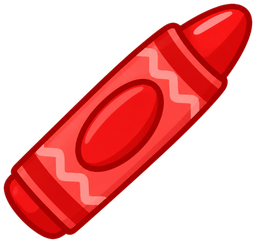
#> input picture assets/drawing/tool_crayon.png, 256 x 243 px, shrunk from 789 x 749 before the run
$ python remove-bg-smooth.py ../../../assets/drawing --dir ../../../assets/drawing
#> lines starting #> are read from the running program, lines starting #| are printed output that depends on the picture; after the words box and inside, x2 and y2 are one past the last pixel; in counts of white or black regions, pixels touching at a corner belong together
#!/usr/bin/env python3
"""
Smooth Transparent Image Background Remover & Anti-Aliasing Tool.

Uses 4x Supersampling, Connected-Component Background Floodfill,
Signed Distance Field (SDF) Edge Matting, and Color De-fringing to produce
ultra-smooth, high-quality transparent PNGs without jagged edges or white halos.

Requirements:
    pip install pillow numpy scipy

Usage:
    python3 remove_bg_smooth.py input.png [output.png]
    python3 remove_bg_smooth.py --dir /path/to/images/ [--out /path/to/output/]
"""

import sys
import os
import argparse
import numpy as np
from PIL import Image
import scipy.ndimage as ndimage


def remove_background_smooth(
    src_path: str,
    dst_path: str,
    scale: int = 4,
    color_threshold: float = 20.0,
    feather_width_px: float = 3.5,
    inset_shift_px: float = 1.2,
    crop_padding: int = 8,
):
    """
    Removes background and produces smooth, anti-aliased RGBA cutout.

    :param src_path: Path to input image (RGB or RGBA)
    :param dst_path: Path to save transparent PNG
    :param scale: Supersampling factor (default 4x for vector-like edges)
    :param color_threshold: Distance threshold for identifying background color
    :param feather_width_px: Soft transition width in supersampled space
    :param inset_shift_px: Inset shift in 1x space to cut cleanly into border stroke
    :param crop_padding: Padding around tight bounding box
    """
#> called with src_path = '../../../assets/drawing/tool_crayon.png', dst_path = '../../../assets/drawing/tool_crayon.png', scale = 4, color_threshold = 20, feather_width_px = 3.5, inset_shift_px = 1.2, crop_padding = 8
    img = Image.open(src_path).convert("RGB")
    w, h = img.size
#> w = 256; h = 243

    # 1. Supersample 4x using high-quality Lanczos resampling
    high_img = img.resize((w * scale, h * scale), Image.Resampling.LANCZOS)
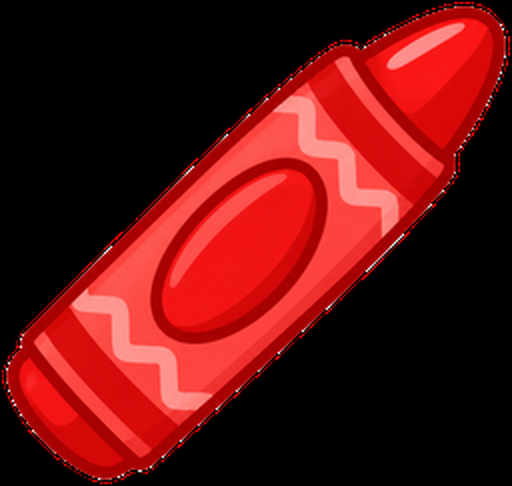
#> high_img: PIL image 1024x972 RGB (shown at 1/2 size); mean R, G, B 95.1, 17.2, 16.4
    arr = np.array(high_img).astype(np.float64)

    # 2. Sample outer corner regions to get true background color
    margin = 8 * scale
    corners = np.vstack([
        arr[0:margin, 0:margin, :3].reshape(-1, 3),
        arr[0:margin, -margin:, :3].reshape(-1, 3),
        arr[-margin:, 0:margin, :3].reshape(-1, 3),
        arr[-margin:, -margin:, :3].reshape(-1, 3),
    ])
    bg_color = np.median(corners, axis=0)
#> bg_color = [0, 0, 0]

    # 3. Calculate Euclidean color distance from background
    diff = np.sqrt(np.sum((arr[:, :, :3] - bg_color) ** 2, axis=2))

    # 4. Connected-component floodfill starting strictly from outer border
    # (Prevents erasing white details inside the foreground object like eyes/teeth)
    is_bg = diff < color_threshold
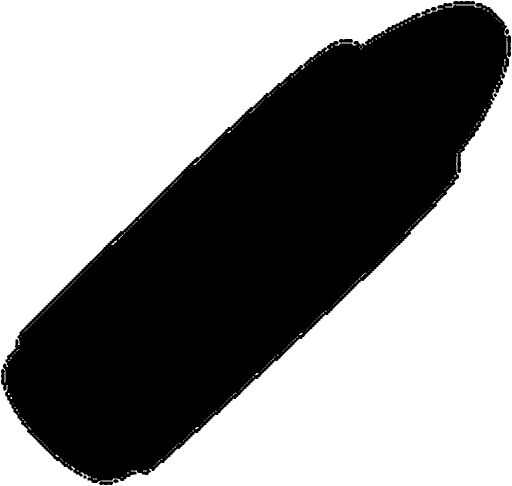
#> is_bg: shape (972, 1024) bool (shown at 1/2 size); 55.9% white; 9 black regions, largest, box (x1, y1, x2, y2) and area: (2, 6, 1022, 966) 438278, (906, 2, 950, 9) 286, (678, 78, 706, 86) 186
    structure = ndimage.generate_binary_structure(2, 2)
    labeled, _ = ndimage.label(is_bg, structure=structure)
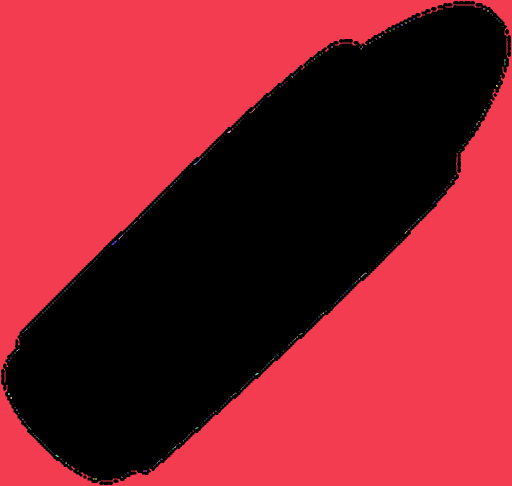
#> labeled: shape (972, 1024) int32 (shown at 1/2 size); 342 distinct labels, from 0 to 341; one colour per label, 0 black

    border_labels = np.unique(
        np.concatenate([
            labeled[0, :],
            labeled[-1, :],
            labeled[:, 0],
            labeled[:, -1],
        ])
    )
#> border_labels = [1]
    border_labels = border_labels[border_labels > 0]
    outer_bg = np.isin(labeled, border_labels)
#> outer_bg: shape (972, 1024) bool; 55.7% white; 9 black regions, largest, box (x1, y1, x2, y2) and area: (2, 6, 1022, 966) 439867, (906, 2, 950, 9) 286, (678, 78, 706, 86) 186
    fg_mask = ~outer_bg

    # 5. High precision Signed Distance Field (SDF) in supersampled space
    dist_outside = ndimage.distance_transform_edt(outer_bg)
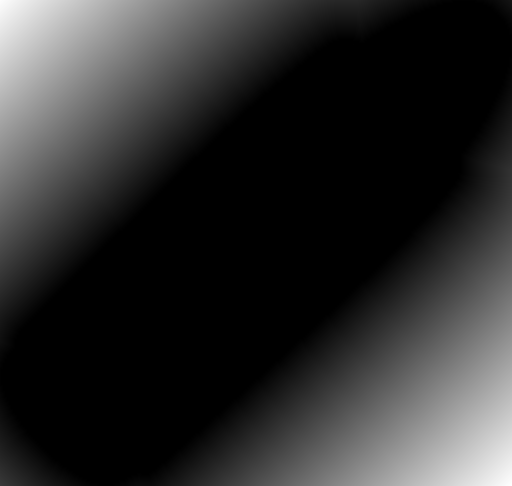
#> dist_outside: shape (972, 1024) float64 (shown at 1/2 size); min 0, max 502.1, mean 87.4; drawn with min black and max white
    dist_inside = ndimage.distance_transform_edt(fg_mask)
    sdf = dist_inside - dist_outside
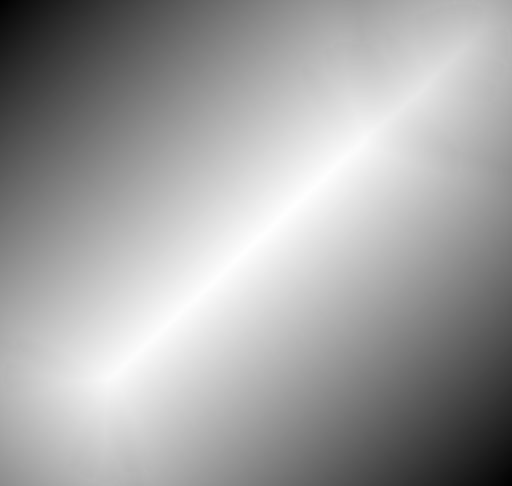
#> sdf: shape (972, 1024) float64 (shown at 1/2 size); min -502.1, max 202.3, mean -49.4; drawn with min black and max white

    # 6. Smoothstep (Hermite S-curve 3t^2 - 2t^3) alpha falloff
    feather_scaled = feather_width_px * scale
    inset_scaled = inset_shift_px * scale

    t = np.clip(
        (sdf - inset_scaled + feather_scaled / 2.0) / feather_scaled, 0.0, 1.0
    )
    alpha = (t * t * (3.0 - 2.0 * t)) * 255.0

    # 7. Color Decontamination / Defringing:
    # Extends the object's clean edge color outward to eliminate white halos/fringes
    solid_fg = sdf >= (inset_scaled + 1.0 * scale)
#> solid_fg: shape (972, 1024) bool; 41.3% white; 1 white region, box (x1, y1, x2, y2) and area: (19, 19, 1010, 957) 410595
    if np.any(solid_fg):
        nearest_coords = ndimage.distance_transform_edt(
            ~solid_fg, return_distances=False, return_indices=True
        )
        decontaminated_rgb = arr[nearest_coords[0], nearest_coords[1], :3]
        blend_weight = np.clip(
            (sdf - inset_scaled + feather_scaled) / (feather_scaled * 1.5),
            0.0,
            1.0,
        )[:, :, np.newaxis]
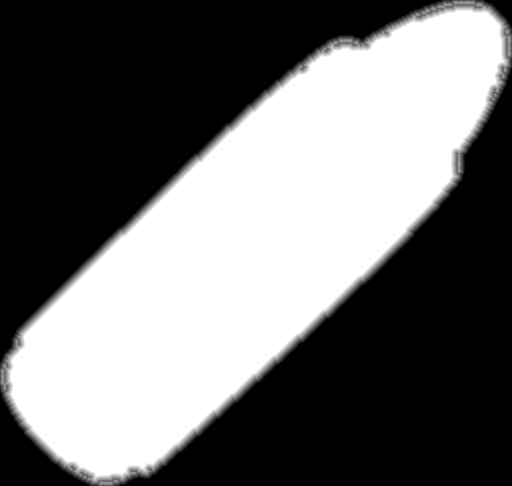
#> blend_weight: shape (972, 1024, 1) float64 (shown at 1/2 size); min 0, max 1, mean 0.438
        final_rgb = arr * blend_weight + decontaminated_rgb * (
            1.0 - blend_weight
        )
    else:
        final_rgb = arr

    out_4x = np.zeros((h * scale, w * scale, 4), dtype=np.uint8)
    out_4x[:, :, :3] = np.clip(final_rgb, 0, 255).astype(np.uint8)
    out_4x[:, :, 3] = np.clip(alpha, 0, 255).astype(np.uint8)

    img_4x = Image.fromarray(out_4x, mode="RGBA")

    # 8. Downsample back to target 1x resolution with Lanczos Anti-Aliasing
    final_img = img_4x.resize((w, h), Image.Resampling.LANCZOS)
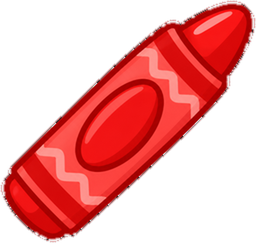
#> final_img: PIL image 256x243 RGBA; mean R, G, B, A 96.4, 17.8, 17, 108.6; transparent parts drawn white

    # 9. Crop to tight bounding box with padding
    bbox = final_img.getbbox()
#> bbox = (0, 0, 256, 243)
    if bbox:
        crop_box = (
            max(0, bbox[0] - crop_padding),
            max(0, bbox[1] - crop_padding),
            min(w, bbox[2] + crop_padding),
            min(h, bbox[3] + crop_padding),
        )
#> crop_box = (0, 0, 256, 243)
        final_img = final_img.crop(crop_box)

    os.makedirs(os.path.dirname(os.path.abspath(dst_path)), exist_ok=True)
    final_img.save(dst_path, "PNG", optimize=True)
    print(
        f"✓ Successfully processed: {os.path.basename(src_path)} -> {dst_path} ({final_img.size})"
    )
#| ✓ Successfully processed: tool_crayon.png -> ../../../assets/drawing/tool_crayon.png ((256, 243))


def main():
    parser = argparse.ArgumentParser(
        description="Ultra-Smooth Background Remover & Edge Anti-Aliasing"
    )
    parser.add_argument("input", nargs="?", help="Input image path or directory")
    parser.add_argument("output", nargs="?", help="Output image path or directory")
    parser.add_argument(
        "--dir", help="Process all images in directory", default=None
    )
    parser.add_argument(
        "--out", help="Output directory for batch processing", default=None
    )
    parser.add_argument(
        "--threshold",
        type=float,
        default=20.0,
        help="Background color sensitivity threshold (default: 20.0)",
    )
    parser.add_argument(
        "--scale",
        type=int,
        default=4,
        help="Supersampling factor (default: 4)",
    )
    args = parser.parse_args()

    target_dir = args.dir or (args.input if args.input and os.path.isdir(args.input) else None)

    if target_dir:
        out_dir = args.out or args.output or target_dir
        extensions = (".png", ".jpg", ".jpeg", ".webp")
        files = [
            f
            for f in os.listdir(target_dir)
            if f.lower().endswith(extensions) and not f.startswith(".")
        ]
        print(f"Processing {len(files)} images in {target_dir}...")
        for f in files:
            src = os.path.join(target_dir, f)
            name, _ = os.path.splitext(f)
            dst = os.path.join(out_dir, f"{name}.png")
            remove_background_smooth(
                src, dst, scale=args.scale, color_threshold=args.threshold
            )
#> pass 2 of the loop in main, `for f in files:`:
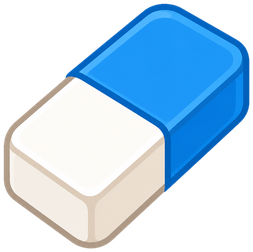
#> input picture assets/drawing/tool_eraser.png, 253 x 252 px, shrunk from 780 x 777 before the run
#> img: PIL image 253x252 RGB
#> high_img: PIL image 1012x1008 RGB
#> arr: shape (1008, 1012, 3) float64
#> diff: shape (1008, 1012) float64
#> is_bg: shape (1008, 1012) bool; 38.9% white; 335 white regions (325 under 20 px), largest, box (x1, y1, x2, y2) and area: (0, 0, 1012, 1008) 394854, (1001, 226, 1003, 430) 398, (313, 989, 403, 999) 171
#> in remove_background_smooth (call 2), `labeled, _ = ndimage.label(is_bg, structure=structure)`:
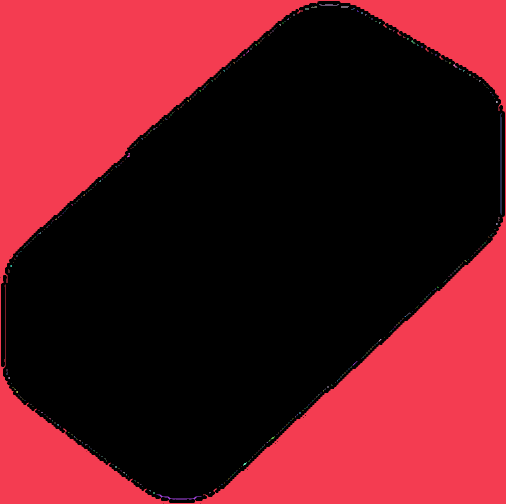
#> labeled: shape (1008, 1012) int32 (shown at 1/2 size); 336 distinct labels, from 0 to 335; one colour per label, 0 black
#> in remove_background_smooth (call 2), `border_labels = np.unique( np.concatenate([ labeled[0, :], labeled[-1,..`: border_labels = [0, 1]
#> in remove_background_smooth (call 2), `border_labels = border_labels[border_labels > 0]`: border_labels = [1]
#> outer_bg: shape (1008, 1012) bool; 38.7% white; 1 white region, box (x1, y1, x2, y2) and area: (0, 0, 1012, 1008) 394854
#> dist_outside: shape (1008, 1012) float64
#> dist_inside: shape (1008, 1012) float64
#> sdf: shape (1008, 1012) float64
#> t: shape (1008, 1012) float64
#> alpha: shape (1008, 1012) float64
#> solid_fg: shape (1008, 1012) bool; 58.3% white; 1 black region, box (x1, y1, x2, y2) and area: (0, 0, 1012, 1008) 425034
#> decontaminated_rgb: shape (1008, 1012, 3) float64
#> blend_weight: shape (1008, 1012, 1) float64
#> final_rgb: shape (1008, 1012, 3) float64
#> in remove_background_smooth (call 2), `final_img = img_4x.resize((w, h), Image.Resampling.LANCZOS)`:
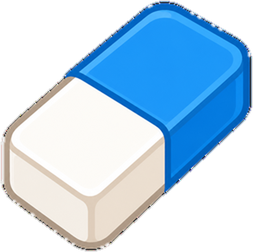
#> final_img: PIL image 253x252 RGBA; mean R, G, B, A 81.9, 112, 136, 152.1; transparent parts drawn white
#> bbox = (0, 0, 253, 252)
#| ✓ Successfully processed: tool_eraser.png -> ../../../assets/drawing/tool_eraser.png ((253, 252))
    elif args.input:
        dst = (
            args.output
            if args.output
            else os.path.splitext(args.input)[0] + "_transparent.png"
        )
        remove_background_smooth(
            args.input, dst, scale=args.scale, color_threshold=args.threshold
        )
    else:
        parser.print_help()


if __name__ == "__main__":
    main()
